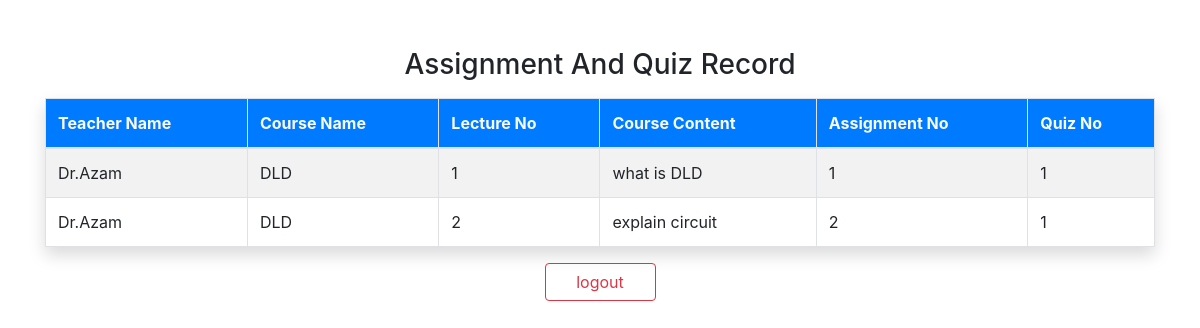
Page /hod_dashboard.php on the committed database.
### tables this page shows
CREATE TABLE `add_assignment` (
  `teacher_name` varchar(50) NOT NULL,
  `Department name` varchar(50) NOT NULL,
  `semester` varchar(50) NOT NULL,
  `session` varchar(50) NOT NULL,
  `course_name` varchar(50) NOT NULL,
  `lecture_no` int(50) NOT NULL,
  `add_clo` int(50) NOT NULL,
  `plo` int(50) NOT NULL,
  `course_content` varchar(70) NOT NULL,
  `assignment_no` varchar(50) NOT NULL
);

CREATE TABLE `add_quiz` (
  `teacher_name` varchar(50) NOT NULL,
  `Department name` varchar(50) NOT NULL,
  `semester` varchar(50) NOT NULL,
  `session` varchar(50) NOT NULL,
  `course_name` varchar(50) NOT NULL,
  `lecture_no` varchar(50) NOT NULL,
  `add_clo` varchar(50) NOT NULL,
  `plo` varchar(80) NOT NULL,
  `course_content` varchar(50) NOT NULL,
  `quiz_no` varchar(50) NOT NULL
);

### hod_dashboard.php (the view, shortened to what this page needs)
<?php
$servername = "localhost";
$username = "root";
$password = "";
$dbname = "invoicemgsys1";
$conn = new mysqli($servername, $username, $password, $dbname);
$sql = "SELECT aa.teacher_name, aa.course_name, aa.lecture_no, aa.course_content, aa.assignment_no, aq.quiz_no
        FROM add_assignment aa
        INNER JOIN add_quiz aq ON aa.teacher_name = aq.teacher_name";
$result = $conn->query($sql);
?>
<!DOCTYPE html>
<html lang="en">
<head>
    <link href="https://maxcdn.bootstrapcdn.com/bootstrap/4.5.2/css/bootstrap.min.css" rel="stylesheet">
</head>
<body>
    <div class="container mt-5">
        <h3 class="text-center">Assignment And Quiz Record</h3>
        <table class="table table-bordered table-striped mt-3 shadow">
            <thead class="bg-primary text-light">
                <tr>
                    <th>Teacher Name</th>
                    <th>Course Name</th>
                    <th>Lecture No</th>
                    <th>Course Content</th>
                    <th>Assignment No</th>
                    <th>Quiz No</th>
                </tr>
            </thead>
            <tbody>
                <?php
                while ($row = $result->fetch_assoc()) {
                    echo "<tr>";
                    echo "<td>" . $row["teacher_name"] . "</td>";
                    echo "<td>" . $row["course_name"] . "</td>";
                    echo "<td>" . $row["lecture_no"] . "</td>";
                    echo "<td>" . $row["course_content"] . "</td>";
                    echo "<td>" . $row["assignment_no"] . "</td>";
                    echo "<td>" . $row["quiz_no"] . "</td>";
                    echo "</tr>";
                }
                ?>
            </tbody>
        </table>
        <a href="logout.php" class="btn btn-outline-danger ">logout</a>
    </div>
</body>
</html>

### hod_dashboard.php (style rules this page uses)
.btn { width: 10%; display: block; margin: 0 auto; }

### rows in the picture
add_assignment: teacher_name "Dr.Azam", course_name "DLD", lecture_no "1", course_content "what is DLD", assignment_no "1", add_quiz.quiz_no "1"
add_assignment: teacher_name "Dr.Azam", course_name "DLD", lecture_no "2", course_content "explain circuit", assignment_no "2", add_quiz.quiz_no "1"
